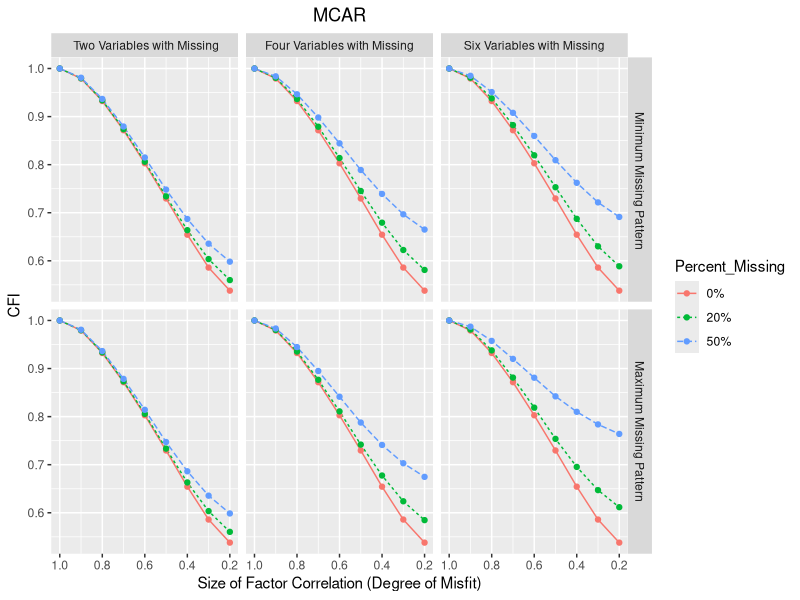
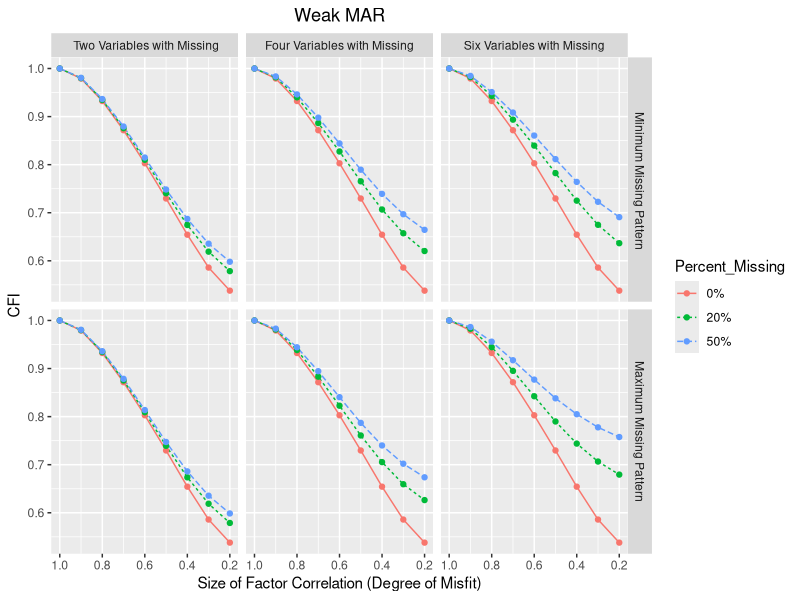
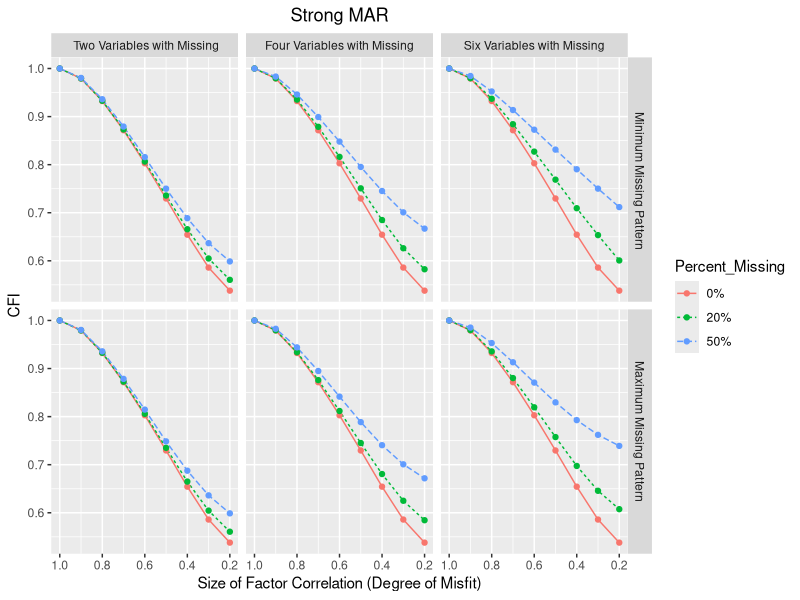
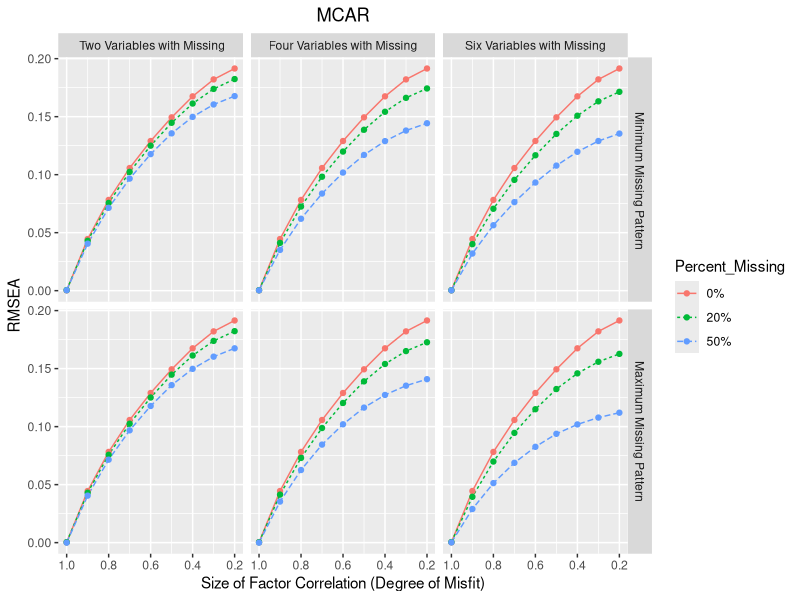
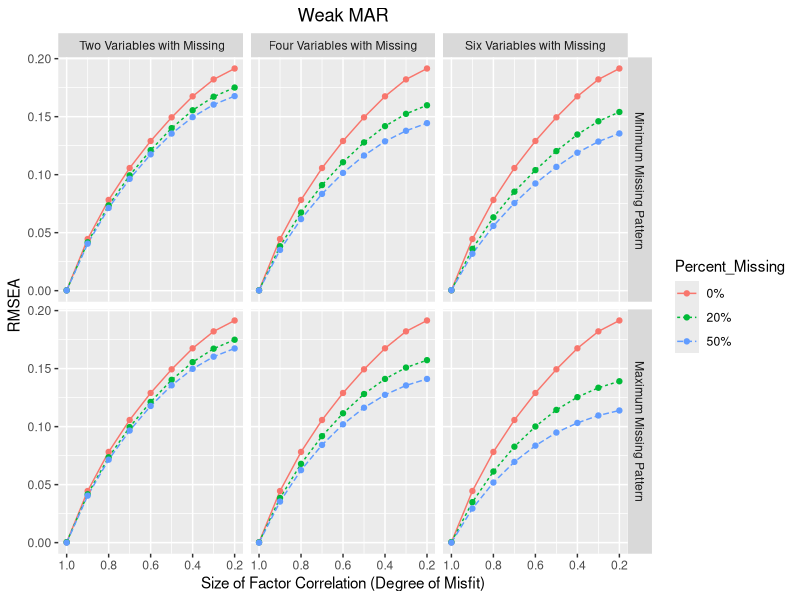
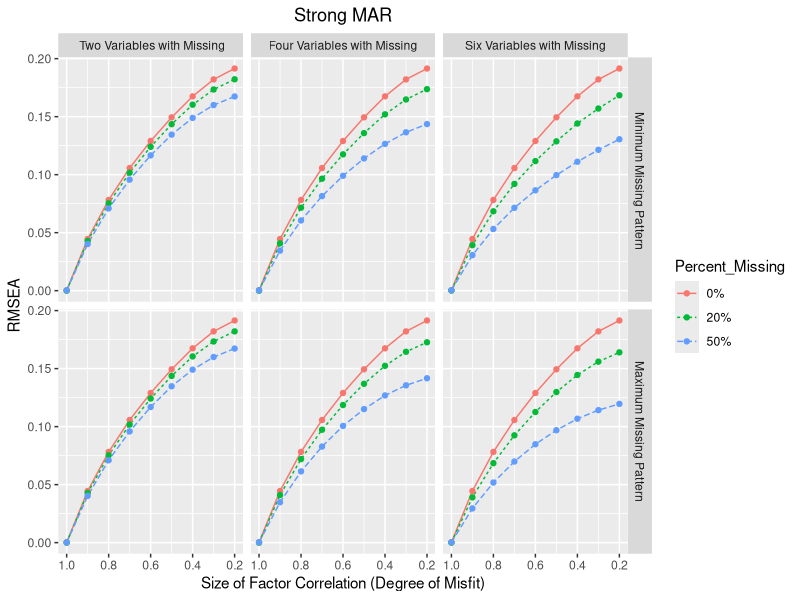

The R source for these figures, in order:
library(dplyr)
library(ggplot2)
data <- read.csv("data_study2.csv")
data
MAR_Weak <- filter( data, Missing_Mechanism==" Weak MAR")
MAR_Weak 

MAR_Strong <- filter( data, Missing_Mechanism=="Strong MAR")
MAR_Strong

MCAR <- filter( data, Missing_Mechanism=="  MCAR")
MCAR


ggplot(MCAR, aes(x=FC, y=CFI)) +
  geom_line(aes(linetype=Percent_Missing, color=Percent_Missing)) + 
  geom_point(aes(color=Percent_Missing))+
  facet_grid(Number_Of_Patterns~Number_of_Missing_Variables) +
  xlab("Size of Factor Correlation (Degree of Misfit)")+scale_x_reverse()+
  ggtitle("MCAR")+  theme(plot.title = element_text(hjust = 0.5))

ggplot(MAR_Weak, aes(x=FC, y=CFI)) +
  geom_line(aes(linetype=Percent_Missing, color=Percent_Missing)) + 
  geom_point(aes(color=Percent_Missing))+
  facet_grid(Number_Of_Patterns~Number_of_Missing_Variables) +
  xlab("Size of Factor Correlation (Degree of Misfit)")+scale_x_reverse()+
  ggtitle("Weak MAR")+  theme(plot.title = element_text(hjust = 0.5))

ggplot(MAR_Strong, aes(x=FC, y=CFI)) +
  geom_line(aes(linetype=Percent_Missing, color=Percent_Missing)) + 
  geom_point(aes(color=Percent_Missing))+
  facet_grid(Number_Of_Patterns~Number_of_Missing_Variables) +
  xlab("Size of Factor Correlation (Degree of Misfit)")+scale_x_reverse()+
  ggtitle("Strong MAR")+  theme(plot.title = element_text(hjust = 0.5))



ggplot(MCAR, aes(x=FC, y=RMSEA)) +
  geom_line(aes(linetype=Percent_Missing, color=Percent_Missing)) + 
  geom_point(aes(color=Percent_Missing))+
  facet_grid(Number_Of_Patterns~Number_of_Missing_Variables) +
  xlab("Size of Factor Correlation (Degree of Misfit)")+scale_x_reverse()+
  ggtitle("MCAR")+  theme(plot.title = element_text(hjust = 0.5))

ggplot(MAR_Weak, aes(x=FC, y=RMSEA)) +
  geom_line(aes(linetype=Percent_Missing, color=Percent_Missing)) + 
  geom_point(aes(color=Percent_Missing))+
  facet_grid(Number_Of_Patterns~Number_of_Missing_Variables) +
  xlab("Size of Factor Correlation (Degree of Misfit)")+scale_x_reverse()+
  ggtitle("Weak MAR")+  theme(plot.title = element_text(hjust = 0.5))

ggplot(MAR_Strong, aes(x=FC, y=RMSEA)) +
  geom_line(aes(linetype=Percent_Missing, color=Percent_Missing)) + 
  geom_point(aes(color=Percent_Missing))+
  facet_grid(Number_Of_Patterns~Number_of_Missing_Variables) +
  xlab("Size of Factor Correlation (Degree of Misfit)")+scale_x_reverse()+
  ggtitle("Strong MAR")+  theme(plot.title = element_text(hjust = 0.5))
